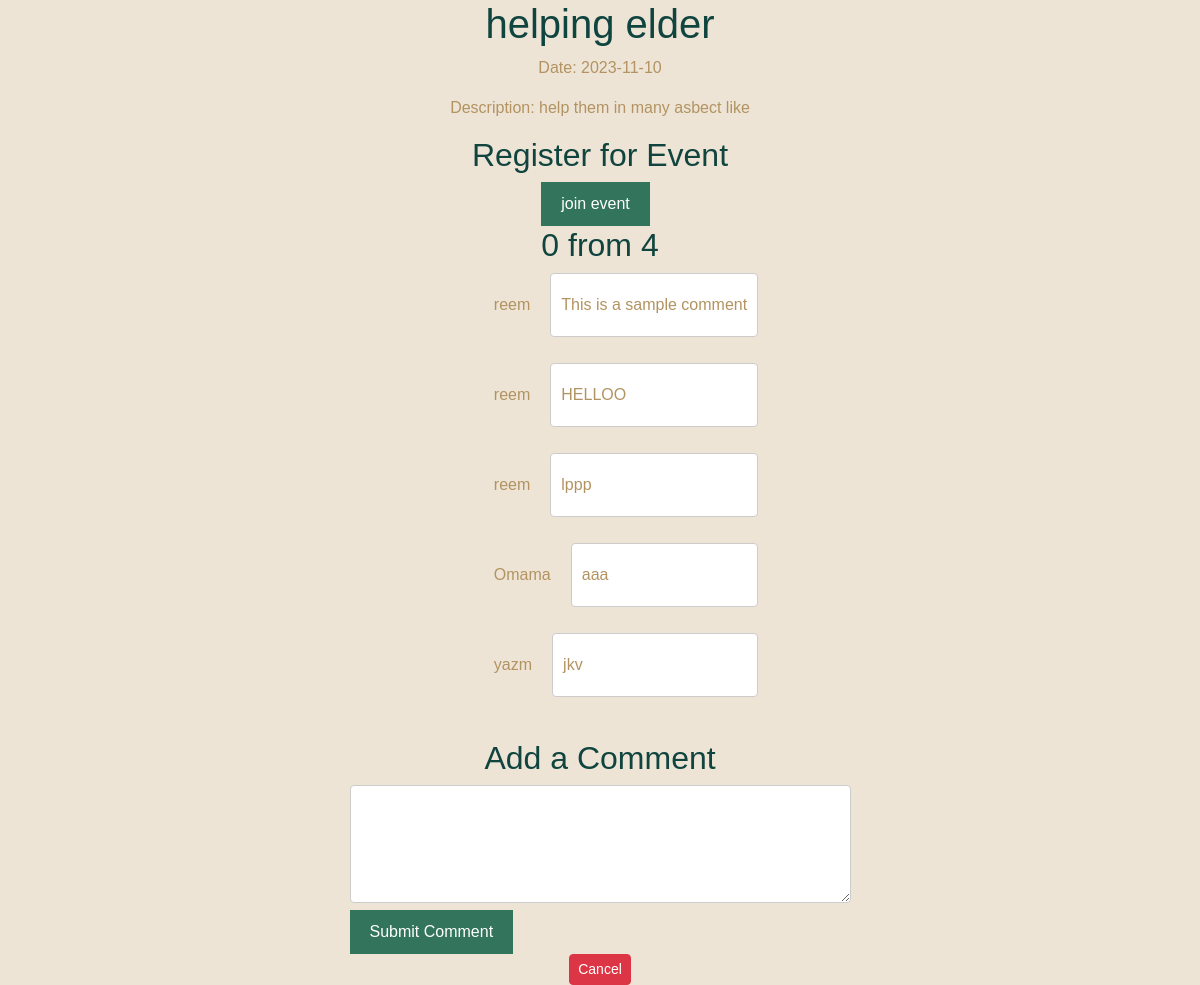
Page /enter_event.php?id=1 (signed in) on the committed database.
### tables this page shows
CREATE TABLE `events` (
  `events_id` int(11) NOT NULL,
  `title` varchar(100) DEFAULT NULL,
  `description` text DEFAULT NULL,
  `status` tinyint(1) NOT NULL DEFAULT 1,
  `created_at` date DEFAULT NULL,
  `category` int(1) NOT NULL,
  `participant` int(2) NOT NULL
);

CREATE TABLE `comments` (
  `comments_id` int(11) NOT NULL,
  `comment` text DEFAULT NULL,
  `user_id` int(11) DEFAULT NULL,
  `status` tinyint(1) DEFAULT 2,
  `created_at` timestamp NOT NULL DEFAULT current_timestamp() ON UPDATE current_timestamp(),
  `event_id` int(11) NOT NULL
);

CREATE TABLE `users` (
  `id` int(11) NOT NULL,
  `name` varchar(50) DEFAULT NULL,
  `email` varchar(50) DEFAULT NULL,
  `password` varchar(50) DEFAULT NULL,
  `user_type` varchar(50) DEFAULT 'user',
  `events_id` int(11) DEFAULT NULL
);

### enter_event.php (the view, shortened to what this page needs)
<?php
include 'abd/connect.php';
$email=$_SESSION['email'];
?>
<!DOCTYPE html>
<html lang="en">
<head>
</head>
<link rel="stylesheet" href="https://cdnjs.cloudflare.com/ajax/libs/font-awesome/6.4.2/css/all.min.css">
<link rel="stylesheet" href="https://cdn.jsdelivr.net/npm/bootstrap@5.3.2/dist/css/bootstrap.min.css">
<body>
    <?php
    if (isset($_GET['id'])) {
        $event_id = $_GET['id'];
        $query = "SELECT * FROM events WHERE events_id = :event_id";
        $stmt = $pdo->prepare($query);
        $stmt->bindParam(':event_id', $event_id, PDO::PARAM_INT);
        $stmt->execute();
        $event = $stmt->fetch(PDO::FETCH_ASSOC);
        $conn = mysqli_connect('localhost','root','','test333');
        $query1 = "SELECT * FROM users WHERE email = '$email'";
        $results = $conn->query($query1);
        $user=$results->fetch_assoc();
        if ($event) {
            echo '<h1>' . $event['title'] . '</h1>';
            echo '<p> Date: ' . $event['created_at'] . '</p>';
            echo '<p> Description: ' . $event['description'] . '</p>';
            $registrationLimit = $event['participant'];
            $conn = mysqli_connect('localhost','root','','test333');
            $sql="SELECT * FROM history WHERE events_id = $event_id";
            $result = $conn->query($sql);
            if ($result->num_rows < $registrationLimit) {
            echo '<h2>Register for Event</h2>';
            echo '<form method="post" action="">';
            $user1= $user['id'];
            $sql1="SELECT * FROM history WHERE id = $user1 AND  events_id = $event_id";
            $result1 = $conn->query($sql1);
            if ($result1->num_rows > 0) {
            echo '<button name="delete" onclick="location.reload()">Disjoin event</button>';
            if (isset($_POST['delete'])) {
                $d="DELETE FROM history WHERE events_id = $event_id AND id =" .$user['id'];
            $conn->query($d);
            echo "<p> deleted</p>";
            }}else{echo '<button name="add">join event</button>';
            if (isset($_POST['add'])) {
                $sql="INSERT INTO history(id, events_id)"." VALUES ('$user1','$event_id')";
                $RES=$conn->query($sql);
                echo '<script>location.reload();</script>';
            }} }else {
                echo 'Event registration is closed.';
                }
                echo '<h2>'.$result->num_rows.' from '.$registrationLimit.'</h2>';
                echo '</form>';
            $query = "SELECT users.name , comments.comment FROM users INNER JOIN comments on comments.user_id = users.id WHERE comments.event_id = :event_id AND status = 1" ;
            $stmt = $pdo->prepare($query);
            $stmt->bindParam(':event_id', $event_id, PDO::PARAM_INT);
            $stmt->execute();
            $comments = $stmt->fetchAll(PDO::FETCH_ASSOC);
    if (!empty($comments)) {
        echo '<ul class="comment-list">';
        foreach ($comments as $comment) {
            echo '<li class="comment-item">';
            echo '<p class="comment-author">' . $comment['name'] . '</p>';
            echo '<p class="comment-text">' . $comment['comment'] . '</p>';
            echo '</li>';
        }
        echo '</ul>';
    } else {
        echo 'No comments available.';
    }
            echo '<h2>Add a Comment</h2>';
            echo '<form method="post" action="comments.php">';
            echo '<textarea name="comment" rows="4" cols="50"></textarea><br>';
            echo '<input type="submit" value="Submit Comment">';
            echo '</form>';
        } else {
            echo 'Event not found.';
        }
    } else {
        echo 'Event ID is missing.';
    }
    ?>
  <a class='btn btn-danger btn-sm' href='events.php'>Cancel</a>
</body>
</html>

### enter_event.php (style rules this page uses)
body { font-family: Arial, sans-serif; background-color: #ede4d6; margin: 0; padding: 0; display: flex; flex-direction: column; align-items: center; justify-content: center; }
h1 { color: #10443e; }
p { color: #b29361; }
button { background-color: #32745c; color: white; border: none; padding: 10px 20px; cursor: pointer; }
.comment-item { color: #333; display: flex; justify-content: space-between; margin-bottom: 10px; }
.comment-author { padding: 20px; }
.comment-text { display: flex; align-items: center; flex: 1; padding: 10px; background-color: #fff; border: 1px solid #ccc; border-radius: 4px; }
h2 { color: #10443e; }
textarea { width: auto; padding: 10px; border: 1px solid #ccc; border-radius: 4px; resize: vertical; }
input[type="submit"] { background-color: #32745c; color: white; border: none; padding: 10px 20px; cursor: pointer; }

### rows in the picture
events: title "helping elder", created_at "2023-11-10", description "help them in many asbect like", participant "4"
comments: user.name "reem", comment "This is a sample comment"
comments: user.name "reem", comment "HELLOO"
comments: user.name "reem", comment "lppp"
comments: user.name "Omama", comment "aaa"
comments: user.name "yazm", comment "jkv"

### other values in the picture
$result->num_rows "0"
